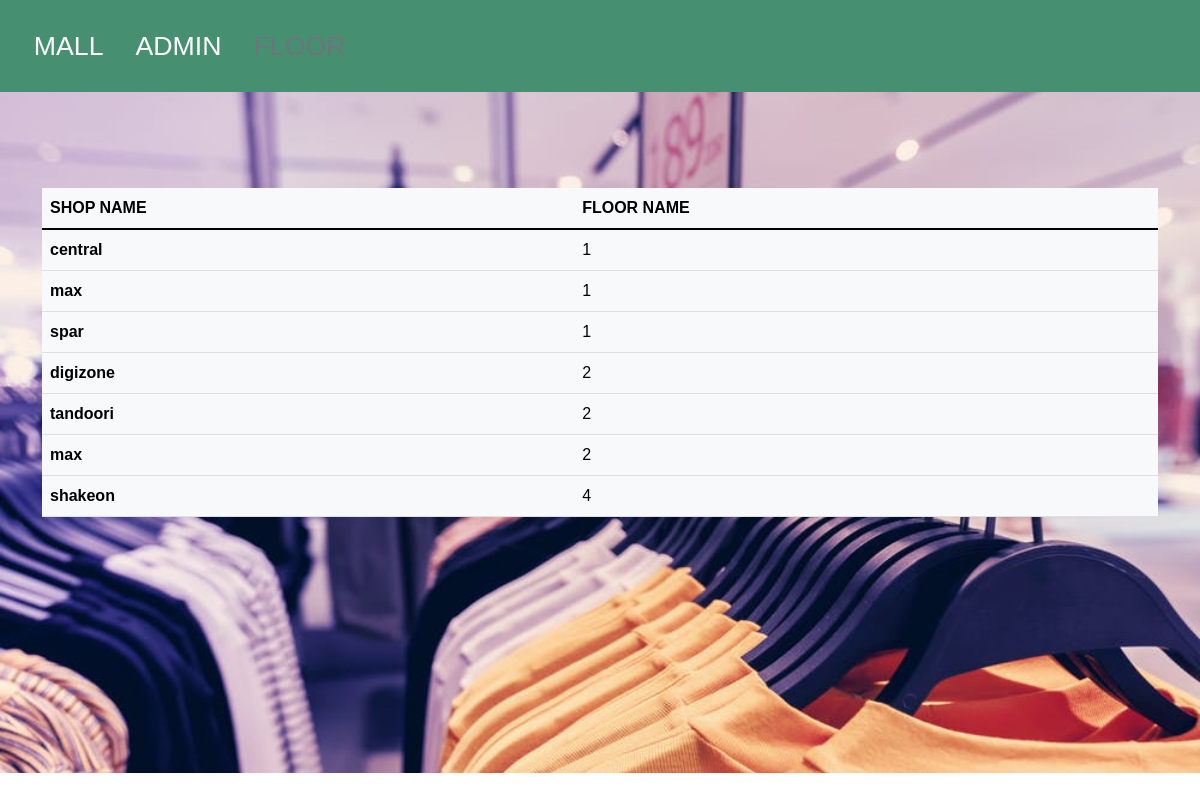
Screenshot of /floor.php with the database file from the repository.
### tables this page shows
CREATE TABLE `shop` (
  `sid` varchar(20) NOT NULL,
  `sname` varchar(20) NOT NULL,
  `sfloor` varchar(20) NOT NULL,
  `sservice` varchar(20) NOT NULL,
  `did` varchar(20) NOT NULL
);

### floor.php (the view, shortened to what this page needs)
<?php
$host = "localhost";
$user = "root";
$password ="";
$database = "mall";
try{
    $connect = mysqli_connect($host, $user, $password, $database);
} catch (mysqli_sql_exception $ex) {
    echo 'Error';
}
?>
<!DOCTYPE html>
<html lang="en">
<head>
    <link href='https://cdn.jsdelivr.net/npm/bootstrap@5.1.3/dist/css/bootstrap.min.css' rel='stylesheet'>
    <link href="floor_style.css" rel="stylesheet">
</head>
<body>
<nav class="nav">
    <a class="nav-link" aria-current="page" href="index.php">MALL</a>
    <a class="nav-link" href="admin.php">ADMIN</a>
    <a class="nav-link disabled">FLOOR</a>
  </nav>
  <div class="body">
  <br>
  <br>
  <br>
  <br>
    <div class="container">
    <table class="table table-light table-hover">
  <thead>
    <tr>
      <th scope="col">SHOP NAME</th>
      <th scope="col">FLOOR NAME</th>
    </tr>
  </thead>
  <tbody>
<?php
$sql="Select * from `shop`";
$result=mysqli_query($connect,$sql);
if($result){
    while($row=mysqli_fetch_assoc($result)){
                $sname= $row['sname'];
                $sfloor = $row['sfloor'];
        echo '<tr>
        <th scope="row">'.$sname.'</th>
        <td>'.$sfloor.'</td>
      </tr>';
    }
}
?>
  </tbody>
</table>
</div>
<br><br><br><br><br><br><br><br><br><br>
</div>
</body>
</html>

### floor_style.css (style rules this page uses)
* { box-sizing: border-box; margin: 0; padding: 0; font-family: 'Kumbh Sans', sans-serif; scroll-behavior: smooth; }
.nav { background-color: rgb(71, 143, 113); padding: 2ch; }
.nav-link { font-size: 3ch; color: white; }
.body { background-image: url("image6.jpeg"); background-size:cover; background-repeat: no-repeat; }

### rows the page displays
shop: sname "central", sfloor "1"
shop: sname "max", sfloor "1"
shop: sname "spar", sfloor "1"
shop: sname "digizone", sfloor "2"
shop: sname "tandoori", sfloor "2"
shop: sname "max", sfloor "2"
shop: sname "shakeon", sfloor "4"
